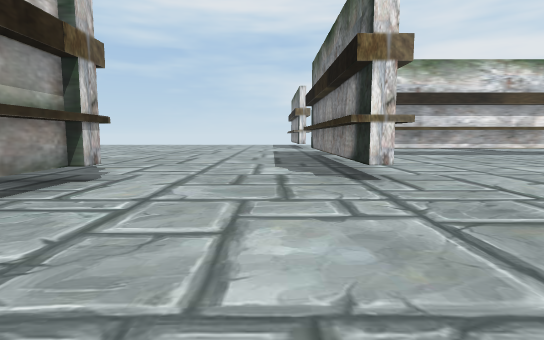
view 1 (above)

24 first-person views from a walk through a 3-D level made in the Unity game engine. The camera is 1.5 m above the floor, tilts 6° down and sees 80° across. The floor is counted in squares, 2 m on a side. Each view is taken from the middle of a square. On the plan, view 1 faces up. The plan holds only what a view shows up to about 11 squares ahead; the rest is blank. The place goes on beyond the plan.

view 2
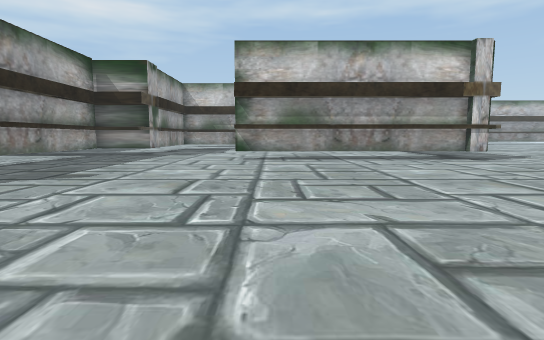

view 3
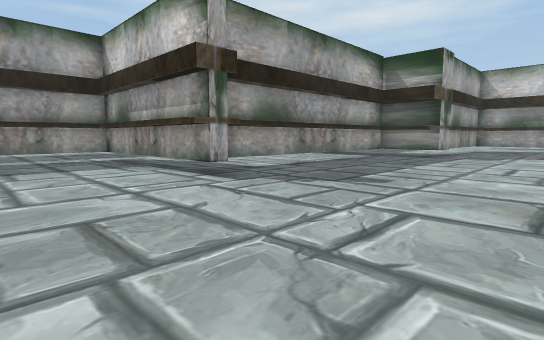

view 4
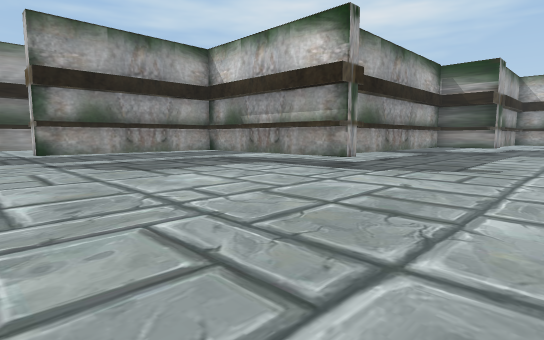

view 5
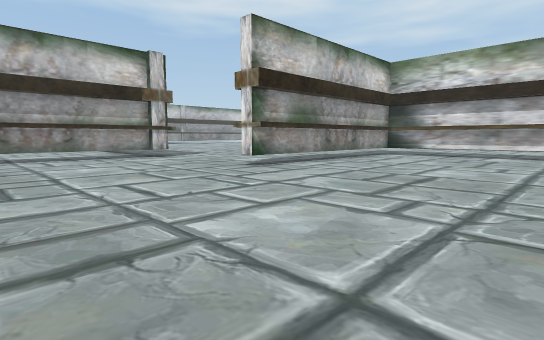

view 6
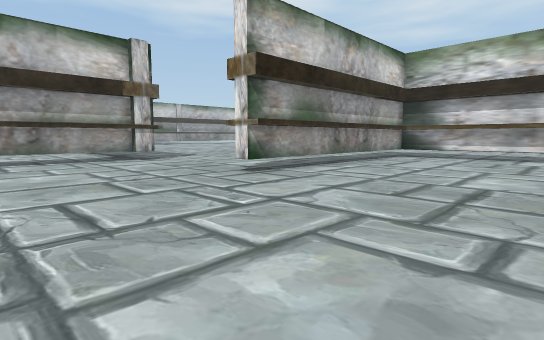

view 7
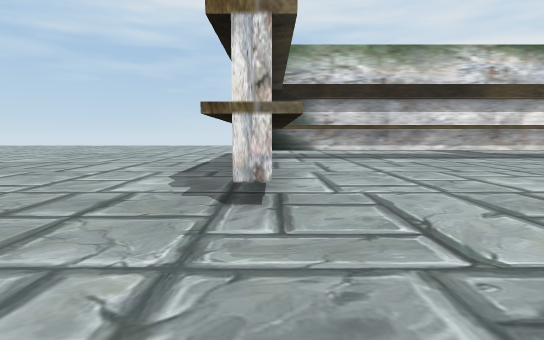

view 8
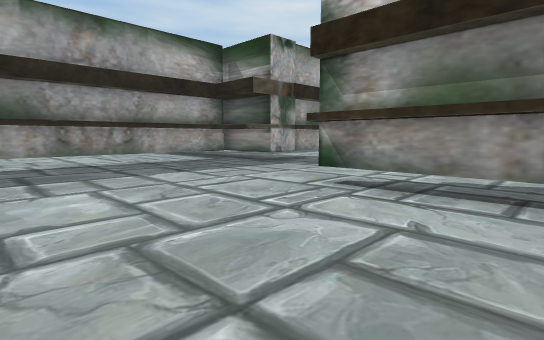

view 9
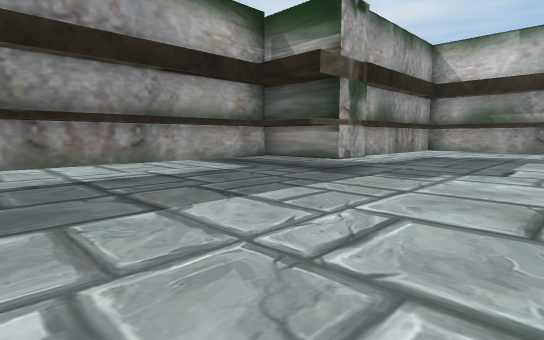

view 10
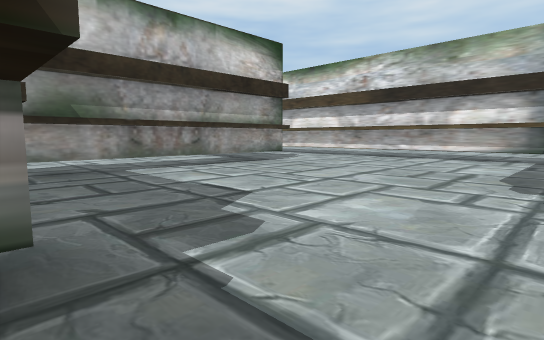

view 11
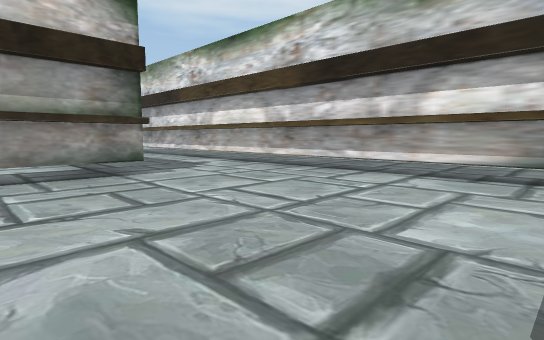

view 12
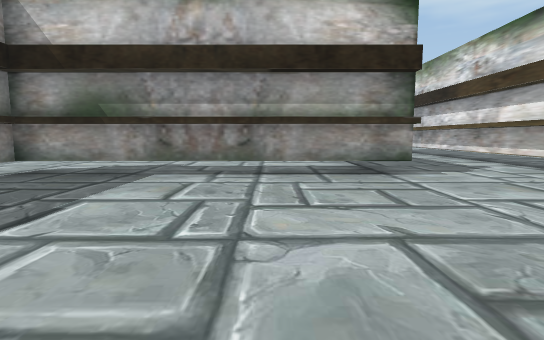

view 13
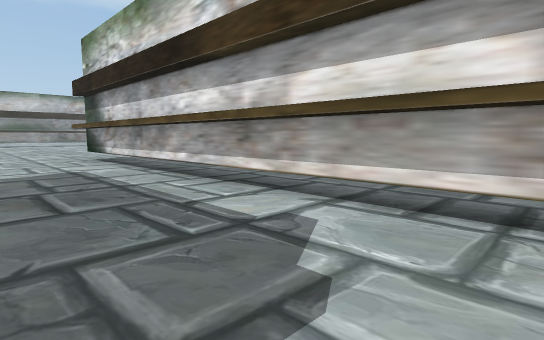

view 14
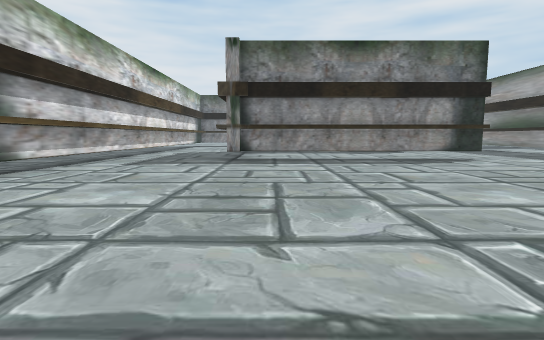

view 15
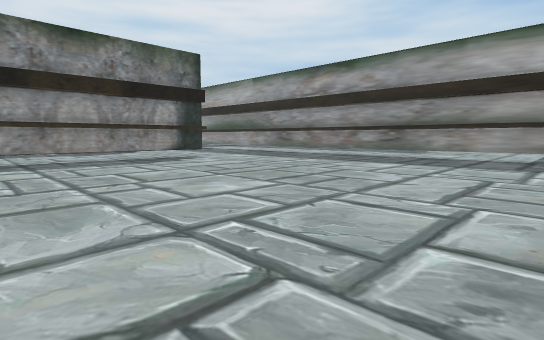

view 16
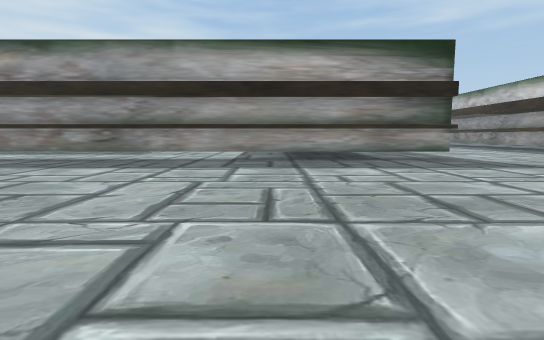

view 17
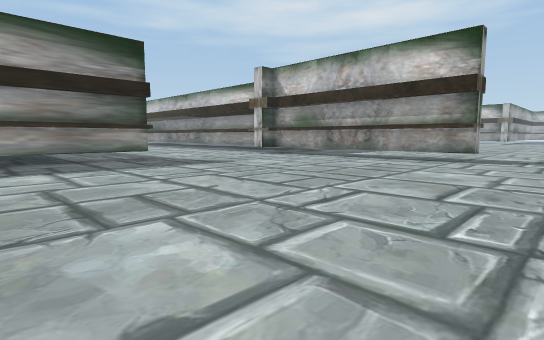

view 18
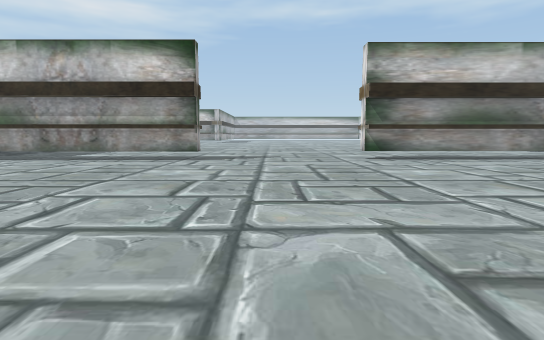

view 19
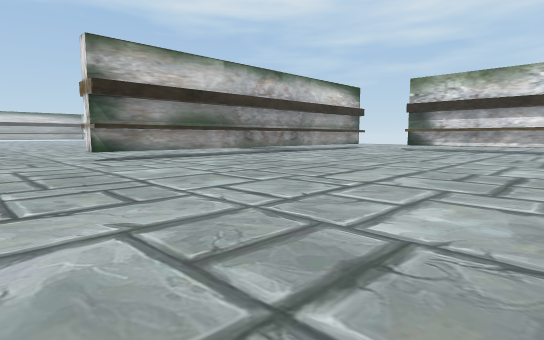

view 20
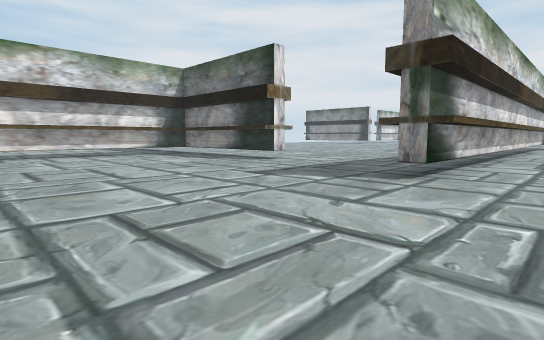

view 21
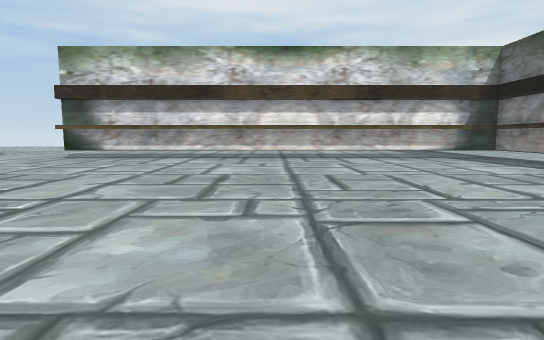

view 22
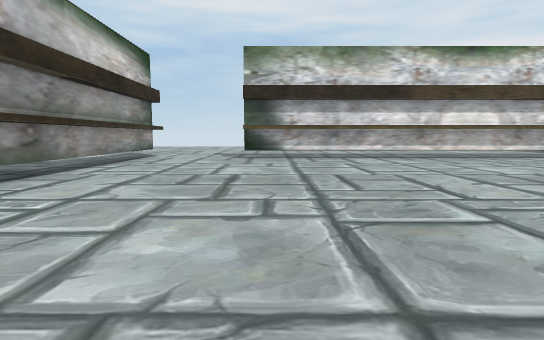

view 23
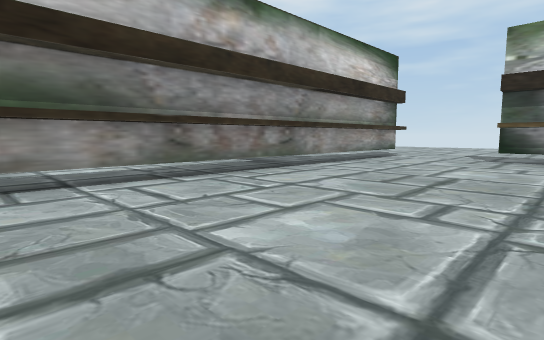

view 24
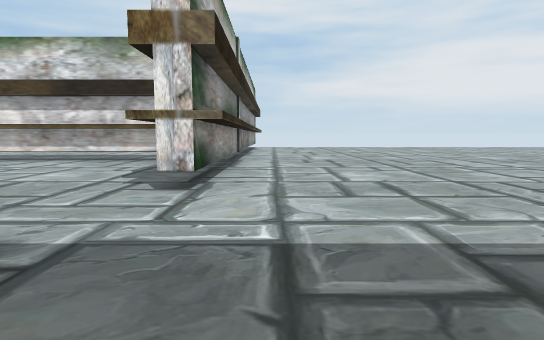

### Floor plan
Key: @ floor where view 1 was taken; # wall or solid block; . floor; T thing the floor can be seen under or through.
Columns run from 40 left of view 1 to 9 right of it. Each row starts with its distance up from view 1.
 16 .#...################........
 15 .T..................#........                ..
 14 .T..................#........               ....
 13 .T..................#.......      ....... ########
 12  T..................#......       ........#.......
 11 .T..................#.....         .......#.......
 10 .T........................         .......T.......
  9 .T.......................          .......T......
  8 .T.......................   ..............T.....
  7 .T........................................T.....
  6 .T........................................T......
  5  T................TTTTTTTTTTTTTTTTTT T...........
  4  #..................................T............
  3 .#..................................T............
  2 .#...........  .....................T............
  1 ............. .........#    #.......T............
  0 .......................T....T.......T...@........
 -1  ......................T....T.......T...........
 -2 .......................T....T.......T..........
 -3 .......................T....T.....................
 -4 ..#....................T....T.....................
 -5 ..#....................T....T.....................
 -6  .#....................#.... TTTTTT...............
 -7  .#...............................T.......T.......
 -8  .#................... .....  ....TTTTTTTTT.......
 -9  .# .................          ... .......T.......
-10      ................           .. .......T......
-11      ...TTTT##TTTT####             .......T......
-12      .....   .........                ....T......
-13         ..    ...                          TTTTT.
-14               ..                           ......
-15                                            ......
-16                                                ##

Where each view was taken, in squares from view 1:
view 1: 0 up, 0 right, facing up
view 2: 1 down, 7 right, facing left
view 3: 2 down, 6 right, facing down-left
view 4: 3 down, 9 right, facing down-left
view 5: 0 up, 8 right, facing up-left
view 6: 1 up, 7 right, facing up-left
view 7: 2 up, 2 right, facing up
view 8: 1 up, 1 right, facing down-left
view 9: 2 down, 0 right, facing down-left
view 10: 6 down, 4 left, facing up-left
view 11: 1 down, 5 left, facing up-left
view 12: 1 down, 5 left, facing left
view 13: 2 up, 11 left, facing up-left
view 14: 0 up, 27 left, facing right
view 15: 0 up, 27 left, facing down-right
view 16: 1 down, 27 left, facing down
view 17: 1 down, 28 left, facing down-left
view 18: 1 down, 28 left, facing left
view 19: 1 down, 28 left, facing up-left
view 20: 3 up, 28 left, facing up-right
view 21: 5 up, 28 left, facing up
view 22: 5 up, 34 left, facing up
view 23: 5 up, 33 left, facing up-left
view 24: 6 up, 19 left, facing up
